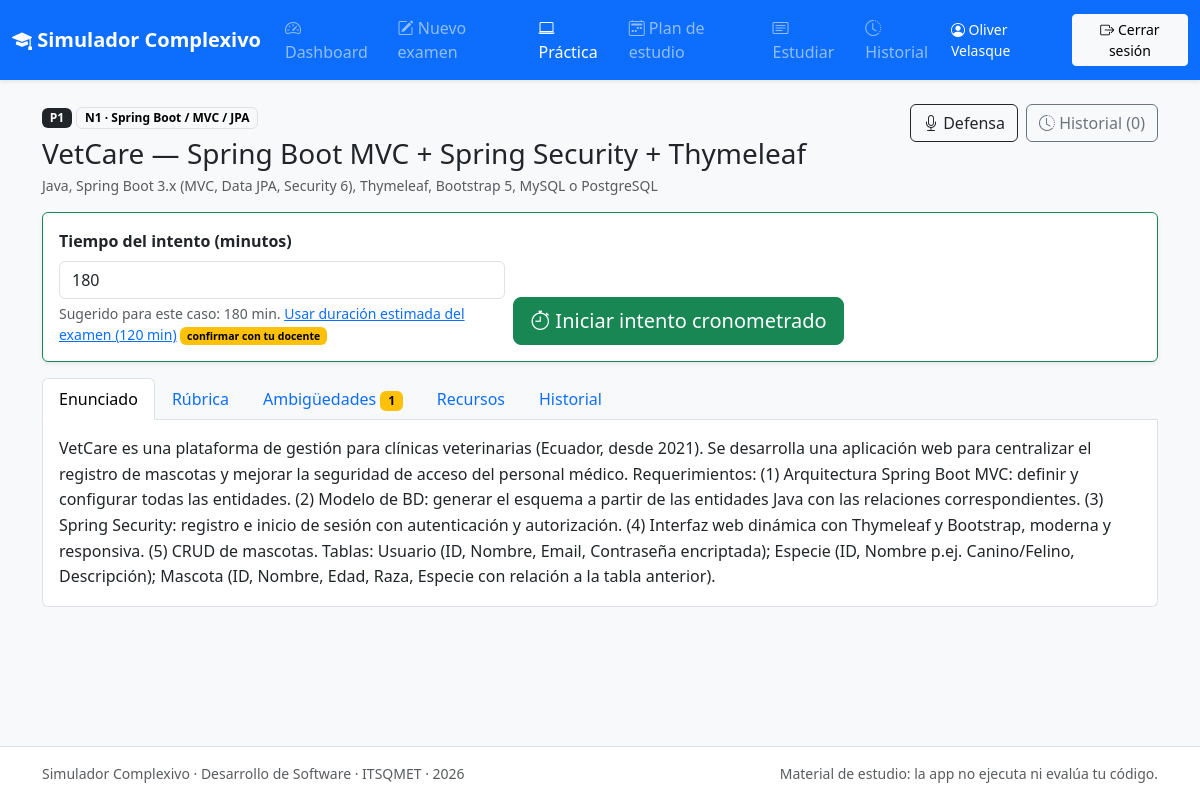
Screenshot of /practica/P1 (signed in) with the database file from the repository.
### models.py (models this page shows, shortened)
class Usuario(UserMixin, db.Model):
    __tablename__ = "usuarios"
    id = db.Column(db.Integer, primary_key=True)
    nombre_completo = db.Column(db.String(120), nullable=False)
    email = db.Column(db.String(120), unique=True, index=True, nullable=False)
    password_hash = db.Column(db.String(255), nullable=False)
    fecha_registro = db.Column(db.DateTime, default=ahora, nullable=False)
    intentos = db.relationship("Intento", back_populates="usuario", cascade="all, delete-orphan")
    intentos_practicos = db.relationship(
        "IntentoPractico", back_populates="usuario", cascade="all, delete-orphan"
    )
    repasos_defensa = db.relationship(
        "RepasoDefensa", back_populates="usuario", cascade="all, delete-orphan"
    )
    repasos_tarjeta = db.relationship(
        "RepasoTarjeta", back_populates="usuario", cascade="all, delete-orphan"
    )
    planes = db.relationship("PlanEstudio", back_populates="usuario", cascade="all, delete-orphan")
    veredictos = db.relationship(
        "VeredictoDiario", back_populates="usuario", cascade="all, delete-orphan"
    )

class CasoPractico(db.Model):
    __tablename__ = "casos_practicos"
    id = db.Column(db.Integer, primary_key=True)
    codigo = db.Column(db.String(5), unique=True, nullable=False)
    nucleo = db.Column(db.Integer, nullable=False)
    titulo = db.Column(db.String(200), nullable=False)
    tecnologia = db.Column(db.String(300), nullable=False)
    tiempo_sugerido_min = db.Column(db.Integer, nullable=False)
    enunciado = db.Column(db.Text, nullable=False)
    rubrica = db.Column(db.JSON, nullable=False)
    defensa = db.Column(db.JSON, nullable=False)
    ambiguedades = db.Column(db.JSON, nullable=False)
    recursos = db.Column(db.JSON, nullable=False)
    @property
    def puntaje_total(self):
        return round(sum(c["puntaje"] for c in self.rubrica), 2)

### blueprints/practica.py (the view)
@bp.route("/<codigo>")
@login_required
def caso(codigo):
    caso = _caso_por_codigo(codigo)
    sesion = obtener_sesion_propia(request.args.get("sesion"))
    criterio_objetivo = request.args.get("criterio") or (sesion.criterio_id if sesion else None)
    locales, externos = _recursos_de(caso)
    referencias = [
        {"titulo": titulo, "archivo": nombre, "lenguaje": lenguaje, "contenido": _leer_referencia(nombre)}
        for titulo, nombre, lenguaje in REFERENCIAS.get(caso.codigo, [])
        if nombre in _archivos_recursos()
    ]
    intentos = (
        IntentoPractico.query.filter_by(usuario_id=current_user.id, caso_id=caso.id)
        .options(selectinload(IntentoPractico.evaluaciones))
        .order_by(IntentoPractico.fecha_inicio.desc())
        .all()
    )
    minutos_inicio = caso.tiempo_sugerido_min or config.TIEMPO_PRACTICA_DEFAULT_MIN
    if sesion and sesion.tipo == "intento_practico":
        minutos_inicio = sesion.minutos_planificados
    return render_template(
        "practica/caso.html",
        caso=caso,
        sesion=sesion,
        criterio_objetivo=criterio_objetivo,
        locales=locales,
        externos=externos,
        referencias=referencias,
        nota_referencia=NOTA_REFERENCIA,
        intentos=intentos,
        es_valido=srv.es_intento_valido,
        pendiente=srv.intento_pendiente(current_user.id),
        minutos_inicio=minutos_inicio,
        minutos_examen=config.TIEMPO_PRACTICA_DEFAULT_MIN,
        nombres_nucleo=config.NOMBRES_NUCLEO,
        aviso=srv.AVISO_HONESTIDAD,
    )

### app.py (called while the page is built)
def _registrar_contexto(app):
    from blueprints.plan import ETIQUETAS_FASE, ETIQUETAS_TIPO
    @app.context_processor
    def contexto_global():
        return {
            "cfg": config,
            "etiquetas_fase": ETIQUETAS_FASE,
            "etiquetas_tipo": ETIQUETAS_TIPO,
            "anio_actual": date.today().year,
        }

### blueprints/__init__.py (called while the page is built)
def obtener_sesion_propia(sesion_id):
    from models import SesionEstudio
    if sesion_id in (None, "", "None"):
        return None
    try:
        sesion_id = int(sesion_id)
    except (TypeError, ValueError):
        abort(404)
    return obtener_propio(SesionEstudio, sesion_id)

### blueprints/practica.py (called while the page is built, shortened)
def _caso_por_codigo(codigo):
    caso = CasoPractico.query.filter_by(codigo=(codigo or "").upper()).first()
    if caso is None:
        abort(404)
    return caso

def _archivos_recursos():
    if not config.RECURSOS_DIR.is_dir():
        return set()
    return {p.name for p in config.RECURSOS_DIR.iterdir() if p.is_file()}

def _recursos_de(caso):
    locales, externos = [], []
    disponibles = _archivos_recursos()
    return locales, externos

### models.py (called while the page is built)
@login_manager.user_loader
def cargar_usuario(user_id):
    return db.session.get(Usuario, int(user_id))

### servicios/practica.py (called while the page is built)
def intento_pendiente(usuario_id):
    return (
        IntentoPractico.query.filter_by(usuario_id=usuario_id, completado=False)
        .order_by(IntentoPractico.fecha_inicio.desc())
        .first()
    )

### templates/practica/caso.html (shortened to what this page needs)
{% extends "base.html" %}
{% block contenido %}
<div class="d-flex flex-wrap justify-content-between align-items-start gap-2 mb-3">
  <div>
    <span class="badge text-bg-dark">{{ caso.codigo }}</span>
    <span class="badge text-bg-light border">N{{ caso.nucleo }} · {{ nombres_nucleo[caso.nucleo] }}</span>
    <h1 class="h3 mt-2 mb-1">{{ caso.titulo }}</h1>
    <p class="text-muted small mb-0">{{ caso.tecnologia }}</p>
  </div>
  <div class="d-flex flex-wrap gap-2">
    <a class="btn btn-outline-dark" href="{{ url_for('practica.defensa', codigo=caso.codigo) }}"><i class="bi bi-mic"></i> Defensa</a>
    <a class="btn btn-outline-secondary" href="#historial" data-abrir-pestana="pestana-historial"><i class="bi bi-clock-history"></i> Historial ({{ intentos|length }})</a>
  </div>
</div>
{% if pendiente %}
<div class="alert alert-warning d-flex flex-wrap justify-content-between align-items-center gap-2">
  <span><i class="bi bi-hourglass-split"></i> Tienes un intento práctico sin terminar ({{ pendiente.caso.codigo }}). Solo puede haber uno a la vez.</span>
  <span class="d-flex gap-2">
    <a class="btn btn-sm btn-warning" href="{{ url_for('practica.intento', intento_id=pendiente.id) }}">Continuar</a>
    <form method="post" action="{{ url_for('practica.descartar', intento_id=pendiente.id) }}" onsubmit="return confirm('¿Descartar el intento pendiente?');">
      <input type="hidden" name="csrf_token" value="{{ csrf_token() }}">
      <button class="btn btn-sm btn-outline-danger" type="submit">Descartar</button>
    </form>
  </span>
</div>
{% else %}
<div class="card border-success shadow-sm mb-3 {% if sesion and sesion.tipo == 'intento_practico' %}border-3{% endif %}" id="iniciar">
  <div class="card-body">
    <form method="post" action="{{ url_for('practica.iniciar', codigo=caso.codigo) }}" class="row g-2 align-items-end">
      <div class="col-12 col-md-5">
        <label class="form-label fw-semibold" for="minutos">Tiempo del intento (minutos)</label>
        <input type="number" class="form-control" id="minutos" name="minutos" min="5" max="600" value="{{ minutos_inicio }}" required>
        <div class="form-text">
          Sugerido para este caso: {{ caso.tiempo_sugerido_min }} min.
          <a href="#" data-minutos="{{ minutos_examen }}" class="usar-minutos">Usar duración estimada del examen ({{ minutos_examen }} min)</a>
          <span class="badge text-bg-warning">confirmar con tu docente</span>
        </div>
      </div>
      <div class="col-12 col-md-7">
        <button type="submit" class="btn btn-success btn-lg"><i class="bi bi-stopwatch"></i> Iniciar intento cronometrado</button>
      </div>
    </form>
  </div>
</div>
{% endif %}
<ul class="nav nav-tabs" role="tablist">
  <li class="nav-item" role="presentation"><button class="nav-link active" data-bs-toggle="tab" data-bs-target="#tab-enunciado" type="button" role="tab">Enunciado</button></li>
  <li class="nav-item" role="presentation"><button class="nav-link" data-bs-toggle="tab" data-bs-target="#tab-rubrica" type="button" role="tab">Rúbrica</button></li>
  <li class="nav-item" role="presentation"><button class="nav-link" data-bs-toggle="tab" data-bs-target="#tab-ambiguedades" type="button" role="tab">Ambigüedades <span class="badge text-bg-warning">{{ caso.ambiguedades|length }}</span></button></li>
  <li class="nav-item" role="presentation"><button class="nav-link" data-bs-toggle="tab" data-bs-target="#tab-recursos" type="button" role="tab">Recursos</button></li>
  <li class="nav-item" role="presentation"><button class="nav-link" data-bs-toggle="tab" data-bs-target="#tab-historial" type="button" role="tab" id="pestana-historial">Historial</button></li>
</ul>
<div class="tab-content border border-top-0 rounded-bottom p-3 mb-4 bg-body">
  <div class="tab-pane fade show active" id="tab-enunciado" role="tabpanel">
    <p class="texto-enunciado mb-0">{{ caso.enunciado }}</p>
  </div>
</div>
{% endblock %}

### templates/base.html (shortened to what this page needs)
<!doctype html>
<html lang="es" data-bs-theme="light">
<head>
  <link rel="stylesheet" href="https://cdn.jsdelivr.net/npm/bootstrap@5.3.3/dist/css/bootstrap.min.css">
  <link rel="stylesheet" href="https://cdn.jsdelivr.net/npm/bootstrap-icons@1.11.3/font/bootstrap-icons.min.css">
  <link rel="stylesheet" href="{{ url_for('static', filename='css/estilos.css') }}">
</head>
<body class="d-flex flex-column min-vh-100 bg-body-tertiary">
<nav class="navbar navbar-expand-lg navbar-dark bg-primary shadow-sm sticky-top">
  <div class="container-fluid">
    <a class="navbar-brand fw-semibold" href="{{ url_for('inicio') }}"><i class="bi bi-mortarboard-fill"></i> Simulador Complexivo</a>
    {% if current_user.is_authenticated %}
    <div class="collapse navbar-collapse" id="menu-principal">
      {% set ruta = request.endpoint or "" %}
      <ul class="navbar-nav me-auto">
        <li class="nav-item"><a class="nav-link {% if ruta.startswith('dashboard.index') %}active{% endif %}" href="{{ url_for('dashboard.index') }}"><i class="bi bi-speedometer2"></i> Dashboard</a></li>
        <li class="nav-item"><a class="nav-link {% if ruta.startswith('examen.') %}active{% endif %}" href="{{ url_for('examen.configurar') }}"><i class="bi bi-pencil-square"></i> Nuevo examen</a></li>
        <li class="nav-item"><a class="nav-link {% if ruta.startswith('practica.') %}active{% endif %}" href="{{ url_for('practica.index') }}"><i class="bi bi-laptop"></i> Práctica</a></li>
        <li class="nav-item"><a class="nav-link {% if ruta.startswith('plan.') %}active{% endif %}" href="{{ url_for('plan.index') }}"><i class="bi bi-calendar2-week"></i> Plan de estudio</a></li>
        <li class="nav-item"><a class="nav-link {% if ruta.startswith('estudio.') %}active{% endif %}" href="{{ url_for('estudio.index') }}"><i class="bi bi-card-text"></i> Estudiar</a></li>
        <li class="nav-item"><a class="nav-link {% if ruta == 'dashboard.historial' %}active{% endif %}" href="{{ url_for('dashboard.historial') }}"><i class="bi bi-clock-history"></i> Historial</a></li>
      </ul>
      <div class="d-flex align-items-center gap-2">
        <span class="navbar-text text-white small"><i class="bi bi-person-circle"></i> {{ current_user.nombre_completo }}</span>
        <form method="post" action="{{ url_for('auth.logout') }}" class="m-0">
          <button type="submit" class="btn btn-sm btn-light" id="btn-cerrar-sesion"><i class="bi bi-box-arrow-right"></i> Cerrar sesión</button>
        </form>
      </div>
    </div>
    {% else %}
    <div class="d-flex gap-2">
      <a class="btn btn-sm btn-outline-light" href="{{ url_for('auth.login') }}">Iniciar sesión</a>
      <a class="btn btn-sm btn-light" href="{{ url_for('auth.registro') }}">Registrarse</a>
    </div>
    {% endif %}
  </div>
</nav>
<main class="container-lg py-4 flex-grow-1">
  {% block contenido %}{% endblock %}
</main>
<footer class="border-top bg-body py-3 mt-auto">
  <div class="container-lg small text-muted d-flex flex-wrap justify-content-between gap-2">
    <span>Simulador Complexivo · Desarrollo de Software · ITSQMET · {{ anio_actual }}</span>
    <span>Material de estudio: la app no ejecuta ni evalúa tu código.</span>
  </div>
</footer>
</body>
</html>

### static/css/estilos.css (style rules this page uses)
.texto-enunciado { white-space: pre-wrap; line-height: 1.6; }

### rows the page displays
Usuario: nombre_completo "Oliver Velasque"
CasoPractico: codigo "P1", nucleo "1", nucleo "Spring Boot / MVC / JPA", titulo "VetCare — Spring Boot MVC + Spring Security + Thymeleaf", tecnologia "Java, Spring Boot 3.x (MVC, Data JPA, Security 6), Thymeleaf, Bootstrap 5, MySQL o PostgreSQL", tiempo_sugerido_min "180", enunciado "VetCare es una plataforma de gestión para clínicas veterinarias (Ecuador, desde 2021). Se desarrolla una aplicación web para centralizar el registro de mascotas y mejorar la seguridad de acceso del personal médico. Requerimientos: (1) Arquitectura Spring Boot MVC: definir y configurar todas las entidades. (2) Modelo de BD: generar el esquema a partir de las entidades Java con las relaciones correspondientes. (3) Spring Security: registro e inicio de sesión con autenticación y autorización. (4) Interfaz web dinámica con Thymeleaf y Bootstrap, moderna y responsiva. (5) CRUD de mascotas. Tablas: Usuario (ID, Nombre, Email, Contraseña encriptada); Especie (ID, Nombre p.ej. Canino/Felino,…"

### other values shown
{{ intentos|length }} "0"
{{ minutos_examen }} "120"
{{ caso.ambiguedades|length }} "1"
